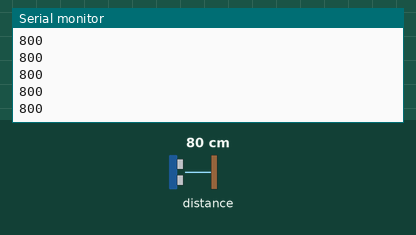
A sketch run on a simulated ESP32. Shown: the last lines printed to the serial monitor. Inputs (shaded band) come from the test bench; at power-on: distance to the obstacle 80 cm. Nothing arrives over Bluetooth unless stated; a phone connects over Bluetooth LE 3 s after start.

Above: at 1.2 s.
1.3 s: distance to the obstacle set to 2 cm
At 1.51 s:
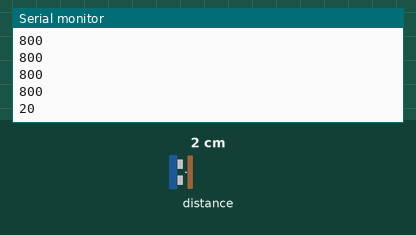
2.8 s: distance to the obstacle set to 4 cm
At 2.83 s:
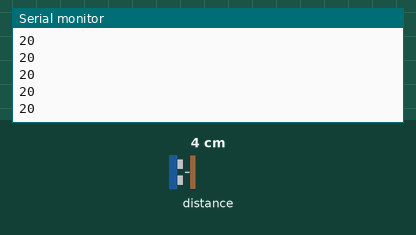
Timing chart, 0 to 5.8 s (numbered marks = the images above; inputs shaded):
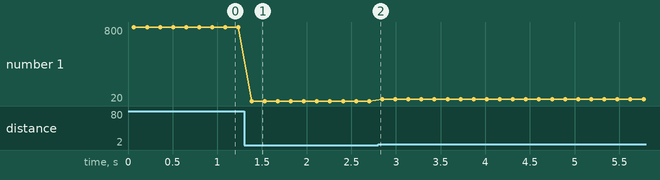

The sketch:

ble.ino
```cpp
#include <BLEDevice.h>
#include <BLEUtils.h>
#include <BLEServer.h>

#include <Wire.h>
#include <VL53L1X.h>

VL53L1X sensor;

int dist = 0;
bool deviceConnected = false;

#define SERVICE_UUID        "76850745-6cd8-40c0-baa7-58465de27e5b"
#define CHARACTERISTIC_UUID "9b5a0e0f-5812-4ece-bef7-47be894bfafe"

class ServerCallbacks: public BLECharacteristicCallbacks {
    void onRead(BLECharacteristic *pCharacteristic) {
      pCharacteristic -> setValue(dist);
    }

    void onConnect(BLEServer* pServer) {
      deviceConnected = true;
      BLEDevice::startAdvertising();
    };

    void onDisconnect(BLEServer* pServer) {
      deviceConnected = false;
    }
};

void setup() {
  Serial.begin(115200);

  Wire.begin();
  Wire.setClock(400000); // use 400 kHz I2C

  sensor.setTimeout(500);
  if (!sensor.init()) {
    Serial.println("Failed to detect and initialize sensor!");
    while (1);
  }

  sensor.setDistanceMode(VL53L1X::Long);
  sensor.setMeasurementTimingBudget(50000);

  // Start continuous readings at a rate of one measurement every 50 ms
  // This period should be at least as long as the timing budget
  sensor.startContinuous(50);

//  Bluetooth setup
  BLEDevice::init("Navi");
  BLEServer *pServer = BLEDevice::createServer();
  BLEService *pService = pServer->createService(SERVICE_UUID);
  BLECharacteristic *pCharacteristic = pService->createCharacteristic(CHARACTERISTIC_UUID,
                      BLECharacteristic::PROPERTY_READ   |
                      BLECharacteristic::PROPERTY_READ   |
                      BLECharacteristic::PROPERTY_WRITE  |
                      BLECharacteristic::PROPERTY_NOTIFY |
                      BLECharacteristic::PROPERTY_INDICATE);

  pCharacteristic->setCallbacks(new ServerCallbacks());
  pCharacteristic->setValue("Nav.i Time of Flight");
  pService->start();

  BLEAdvertising *pAdvertising = pServer->getAdvertising();
  pAdvertising->addServiceUUID(SERVICE_UUID);
  pAdvertising->setScanResponse(false);
//  pAdvertising->start();
  BLEDevice::startAdvertising();
  Serial.println("Waiting a Nav.i Client to connect");
}

void loop() {
    // notify changed value
   if (deviceConnected) {
        Serial.println("Device connected");
   }
  dist = sensor.read();

  Serial.print(sensor.read());
  if (sensor.timeoutOccurred()) { Serial.print(" TIMEOUT"); }

  Serial.println();
  delay(80);
}
```

Measured:
- after the input at 1.3 s, the serial monitor: prints a new line after 0.08 s (image 1)
- plotted number 1: 800 → 20 after the input at 1.3 s, 20 → 40 after the input at 2.8 s
